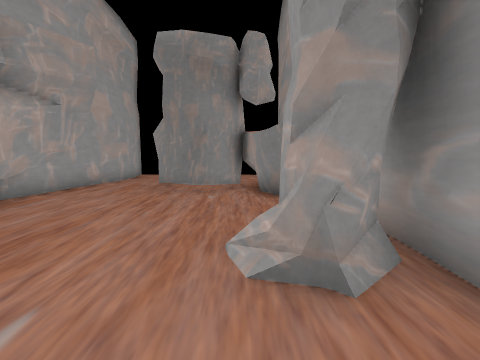
View 1 (above)

18 first-person views from a walk through a Unity game level. The camera is 1.2 m above the floor, tilts 6° down and sees 90° across. The floor is counted in squares, 1 m on a side. Each view is taken from the middle of a square. On the plan, view 1 faces up. The plan holds only what a view shows up to about 12 squares ahead; the rest is blank. The place goes on beyond the plan. The player character is not drawn. Some surface patterns are stand-ins.

View 2
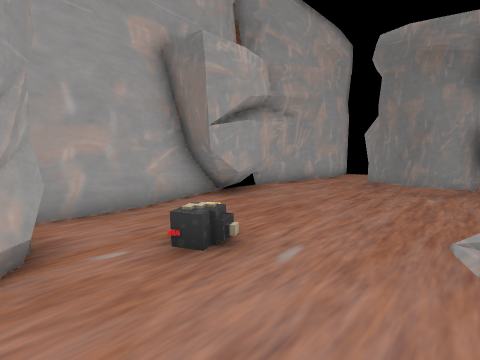

View 3
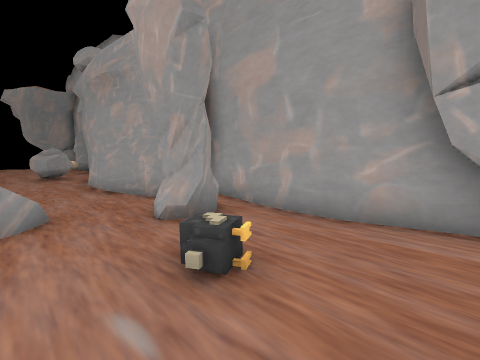

View 4
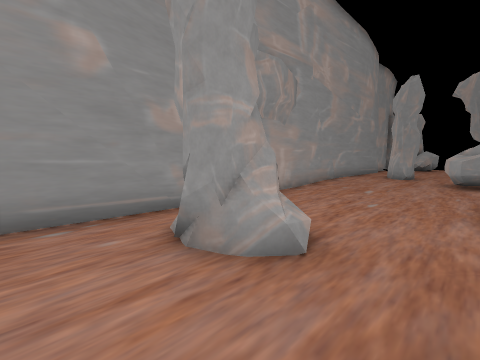

View 5
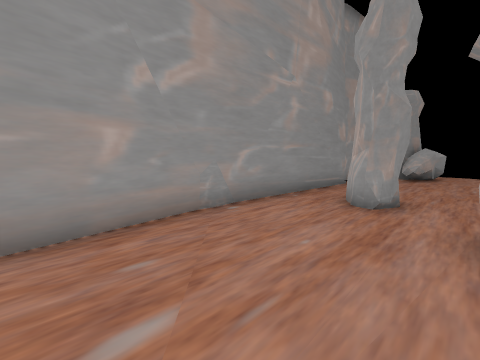

View 6
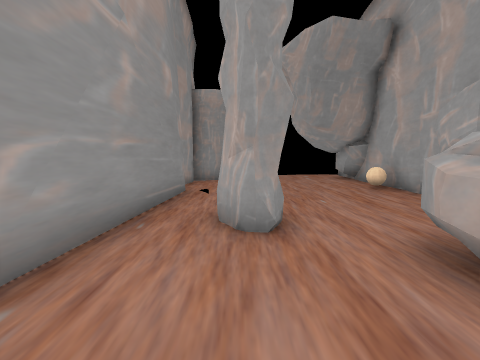

View 7
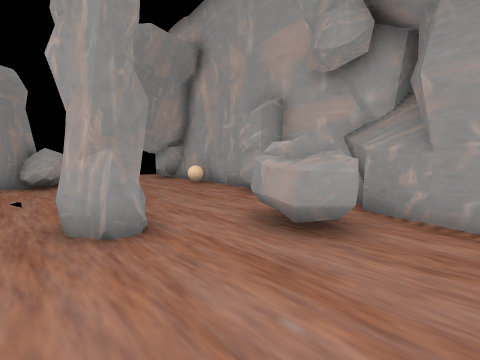

View 8
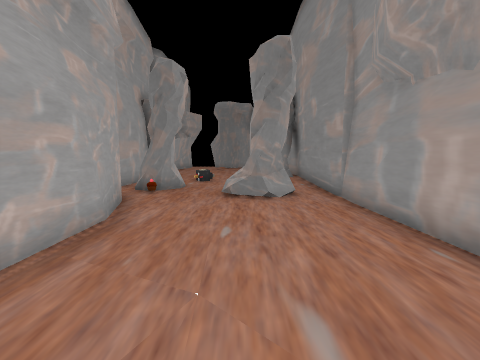

View 9
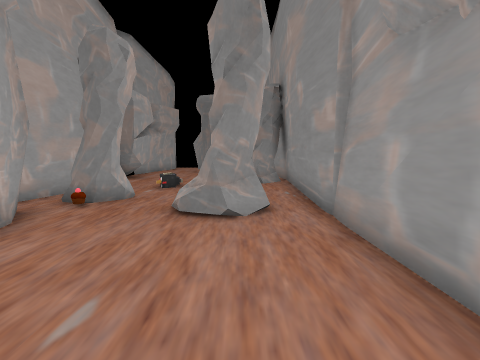

View 10
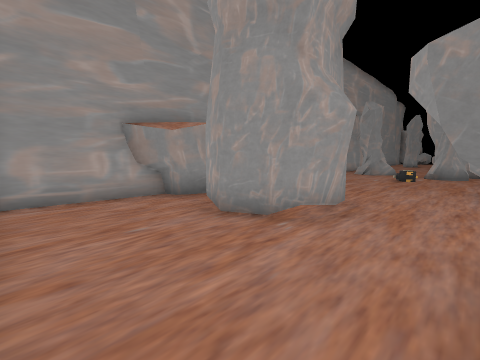

View 11
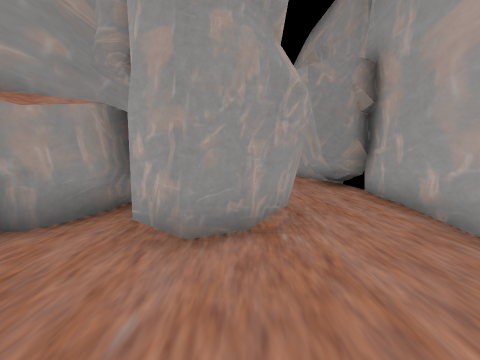

View 12
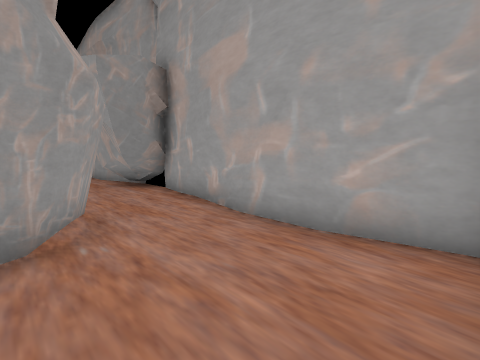

View 13
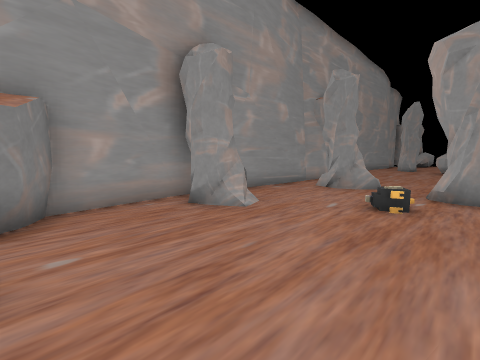

View 14
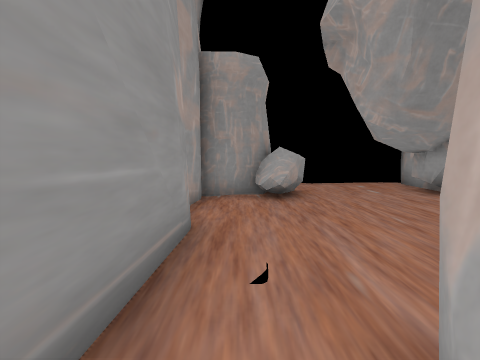

View 15
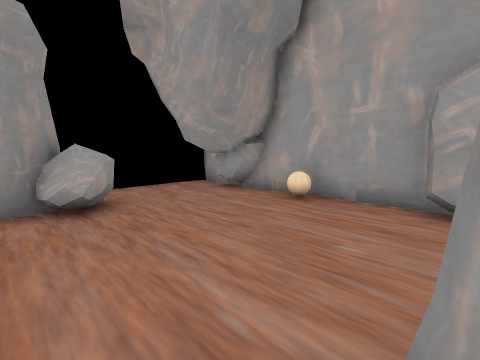

View 16
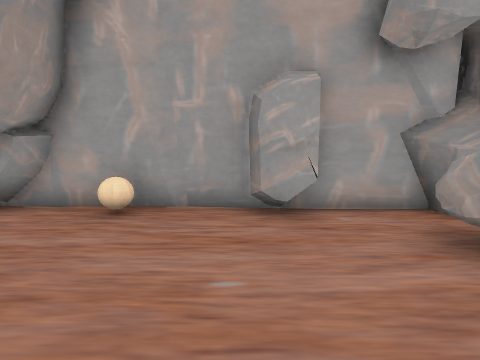

View 17
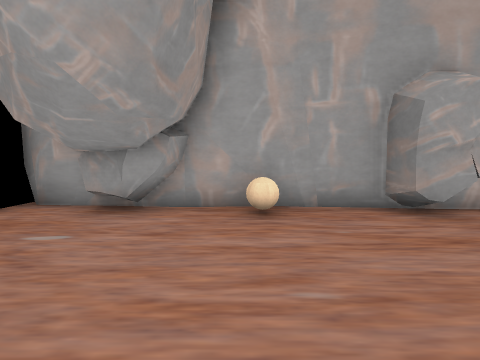

View 18
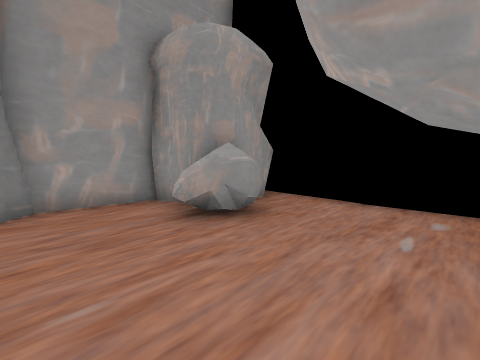

### Floor plan
Key: @ floor where view 1 was taken; # wall or solid block; . floor; / step, stairs or slope; ^ raised ledge; O other object.
Columns run from 6 left of view 1 to 2 right of it. Each row starts with its distance up from view 1.
 14 #.......#
 13 #.......#
 12 #.......#
 11 #......##
 10 #..######
  9 #..#####
  8 #...###^
  7 ##.....O#
  6 ##......#
  5  #......#
  4 ##.....O#
  3 ##..../O#
  2 #...../O#
  1 #..O....#
  0 #.....@.#
 -1 #.OO....#
 -2 #.O..OO.#
 -3 ##...OO.#
 -4  ##.....#
 -5   #.....#
 -6   #.....#
 -7   #.....#
 -8   #.....#
 -9   #.....#
-10   #.....#
-11  ##O....#
-12  # OO...#
-13  #OOO...#
-14  #...OO.#
-15  #...OO.#
-16 ##.....O#
-17 #.......#
-18 #.......#
-19 #O......#
-20 ## ...O.#
-21  ##..OO##
-22  ##..O##
-23  #....#
-24      ##

Positions as (right, up) in squares from view 1, and headings:
1: (0, 0), facing up
2: (0, -1), facing up-left
3: (-1, 3), facing down-left
4: (-3, 0), facing down-right
5: (-2, -8), facing down-right
6: (0, -10), facing down
7: (1, -10), facing down-left
8: (-1, -10), facing up
9: (0, -8), facing up
10: (-5, 14), facing down-right
11: (-2, 14), facing down
12: (-2, 14), facing down-left
13: (-4, 7), facing down-right
14: (1, -14), facing down
15: (1, -15), facing down-left
16: (0, -16), facing left
17: (0, -19), facing left
18: (-4, -18), facing down-right
